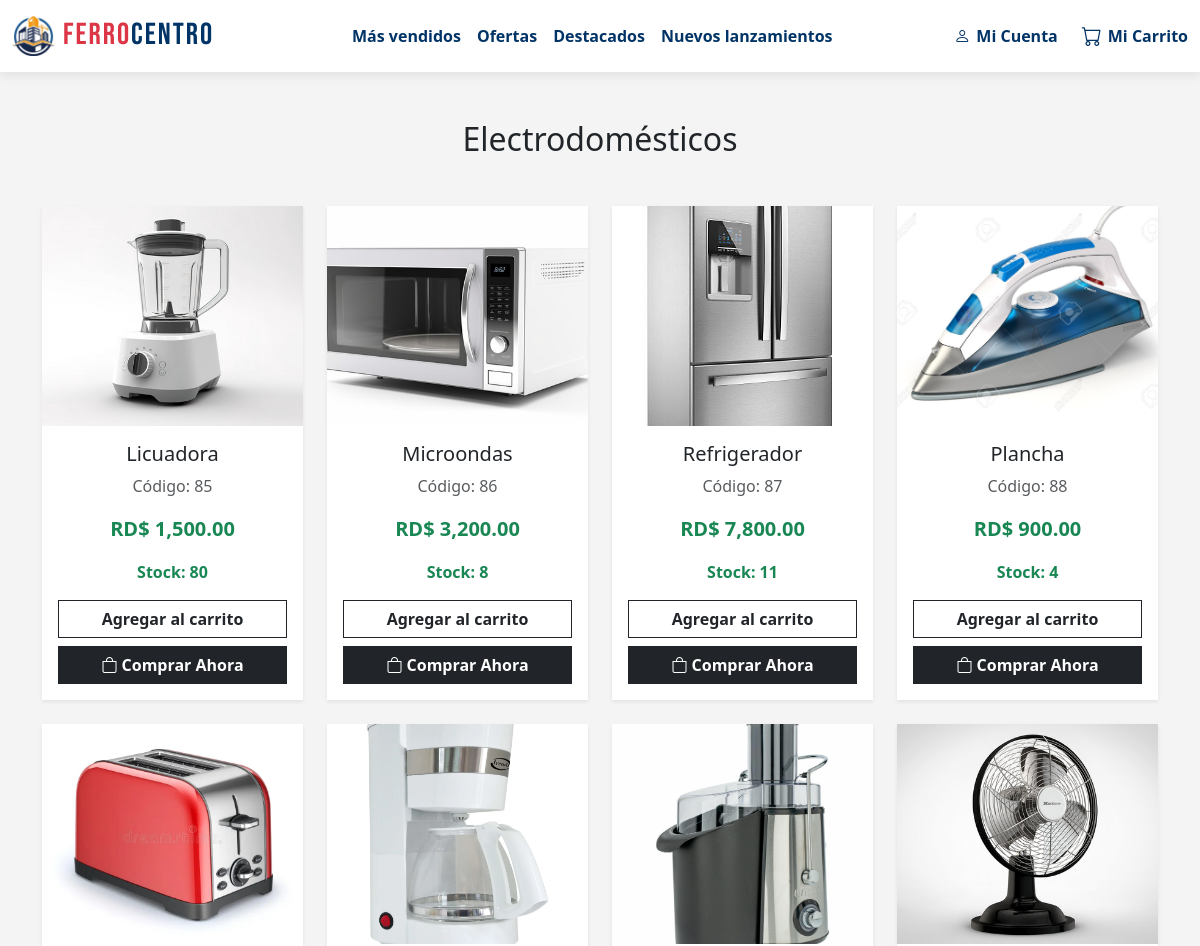
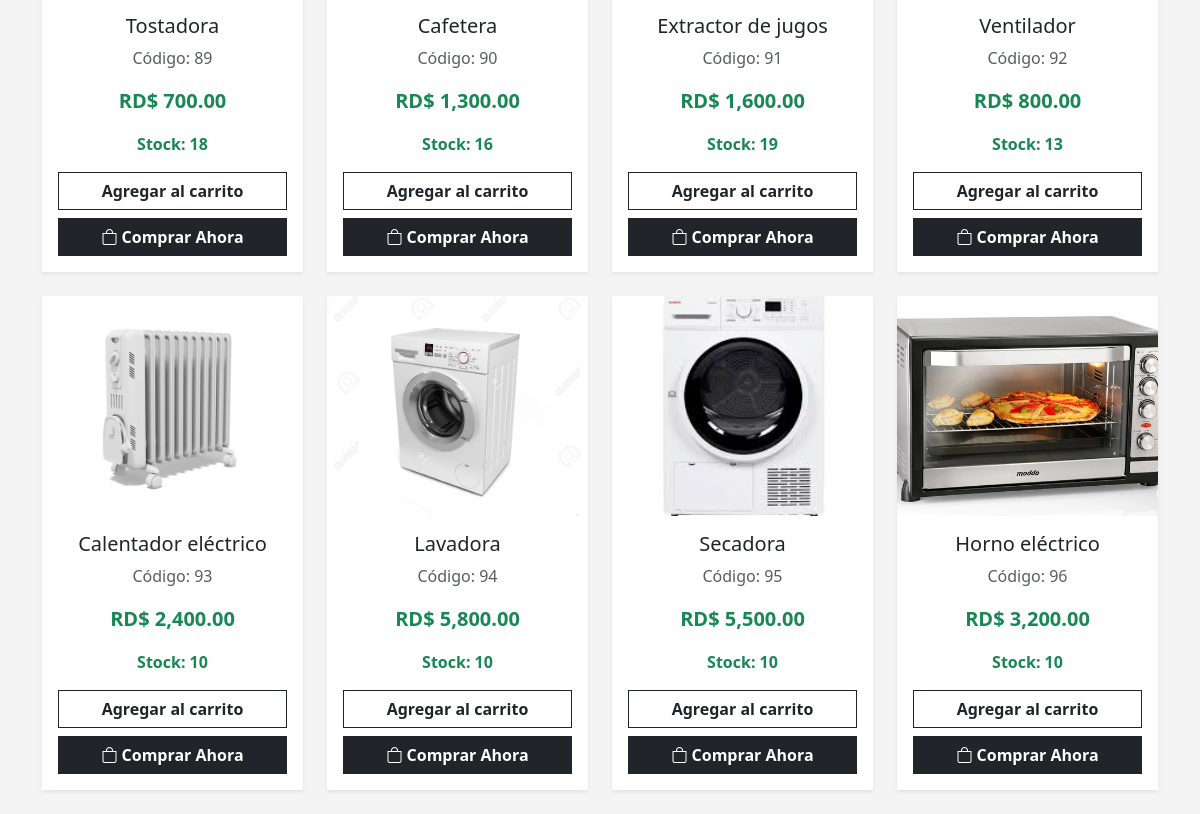
/electrodomesticos.php, run on the app's committed database (2 pictures, top to bottom).
### tables this page shows
CREATE TABLE `productos` (
  `id` int(11) NOT NULL,
  `nombre` varchar(100) NOT NULL,
  `precio` decimal(10,2) NOT NULL,
  `imagen` varchar(100) NOT NULL,
  `categoria_id` int(11) DEFAULT NULL,
  `stock` int(11) DEFAULT 0,
  `ventas` int(11) DEFAULT 0,
  `producto_id` int(11) NOT NULL
);

### electrodomesticos.php (the view, shortened to what this page needs)
<?php
$conexion = new mysqli("localhost", "root", "", "ferreteria");
$sql = "SELECT * FROM productos WHERE categoria_id = 8";
$resultado = $conexion->query($sql);
?>
<?php include "navbar.php"; ?>
<!DOCTYPE html>
<html lang="es">
<head>
<link href="https://cdn.jsdelivr.net/npm/bootstrap@5.3.2/dist/css/bootstrap.min.css" rel="stylesheet">
<link href="https://cdn.jsdelivr.net/npm/bootstrap-icons@1.11.3/font/bootstrap-icons.css" rel="stylesheet">
</head>
<body>
<div class="container mt-5">
<h2 class="text-center mb-5">Electrodomésticos</h2>
<div class="row">
<?php while($fila = $resultado->fetch_assoc()) { ?>
<?php $sinStock = (int)$fila['stock'] <= 0; ?>
<div class="col-md-3 mb-4">
<div class="card card-producto shadow-sm">
<img src="<?php echo htmlspecialchars($fila['imagen']); ?>">
<div class="card-body text-center">
<h5><?php echo htmlspecialchars($fila['nombre']); ?></h5>
<p class="text-muted">Código: <?php echo $fila['id']; ?></p>
<p class="precio">RD$ <?php echo number_format($fila['precio'],2); ?></p>
<p class="stock-text <?php echo $sinStock ? 'text-danger fw-bold' : 'text-success fw-semibold'; ?>">
<?php echo $sinStock ? 'No disponible' : ('Stock: ' . (int)$fila['stock']); ?>
</p>
<?php if ($sinStock): ?>
<button class="btn btn-outline-secondary w-100 mb-2" disabled>Agregar al carrito</button>
<button class="btn btn-outline-secondary w-100" disabled>No disponible</button>
<?php else: ?>
<button class="btn btn-outline-dark w-100 mb-2"
onclick="agregarCarrito(
<?php echo $fila['id']; ?>,
'<?php echo addslashes($fila['nombre']); ?>',
<?php echo $fila['precio']; ?>,
this
)">
Agregar al carrito
</button>
<button class="btn btn-dark w-100"
data-bs-toggle="modal"
data-bs-target="#modalPago"
data-id="<?php echo $fila['id']; ?>"
data-nombre="<?php echo htmlspecialchars($fila['nombre']); ?>"
data-precio="<?php echo $fila['precio']; ?>">
<i class="bi bi-bag"></i> Comprar Ahora
</button>
<?php endif; ?>
</div>
</div>
</div>
<?php } ?>
</div>
</div>
</body>
</html>

### navbar.php (style rules this page uses)
body { transition: 0.3s; }

### electrodomesticos.php (style rules this page uses)
body { background: #f4f4f4; }
.card-producto { border: none; border-radius: 0; transition: 0.3s; }
.precio { color: #198754; font-weight: bold; font-size: 20px; }
img { height: 220px; object-fit: cover; }
.btn { border-radius: 0 !important; font-weight: bold; }

### data on the page
productos: imagen (picture), nombre "Licuadora", id "85", precio "1,500.00", stock "80"
productos: imagen (picture), nombre "Microondas", id "86", precio "3,200.00", stock "8"
productos: imagen (picture), nombre "Refrigerador", id "87", precio "7,800.00", stock "11"
productos: imagen (picture), nombre "Plancha", id "88", precio "900.00", stock "4"
productos: imagen (picture), nombre "Tostadora", id "89", precio "700.00", stock "18"
productos: imagen (picture), nombre "Cafetera", id "90", precio "1,300.00", stock "16"
productos: imagen (picture), nombre "Extractor de jugos", id "91", precio "1,600.00", stock "19"
productos: imagen (picture), nombre "Ventilador", id "92", precio "800.00", stock "13"
productos: imagen (picture), nombre "Calentador eléctrico", id "93", precio "2,400.00", stock "10"
productos: imagen (picture), nombre "Lavadora", id "94", precio "5,800.00", stock "10"
productos: imagen (picture), nombre "Secadora", id "95", precio "5,500.00", stock "10"
productos: imagen (picture), nombre "Horno eléctrico", id "96", precio "3,200.00", stock "10"
